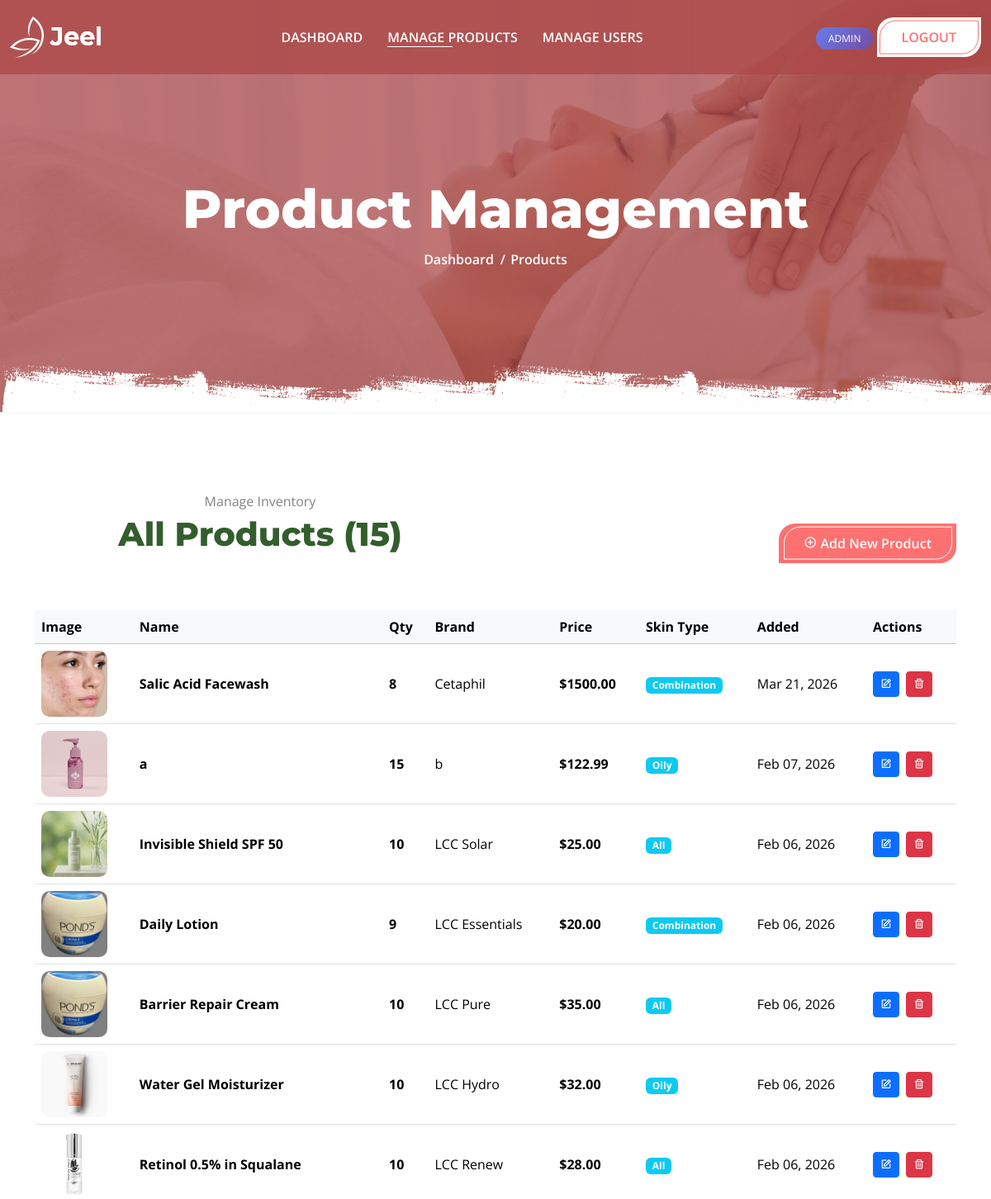
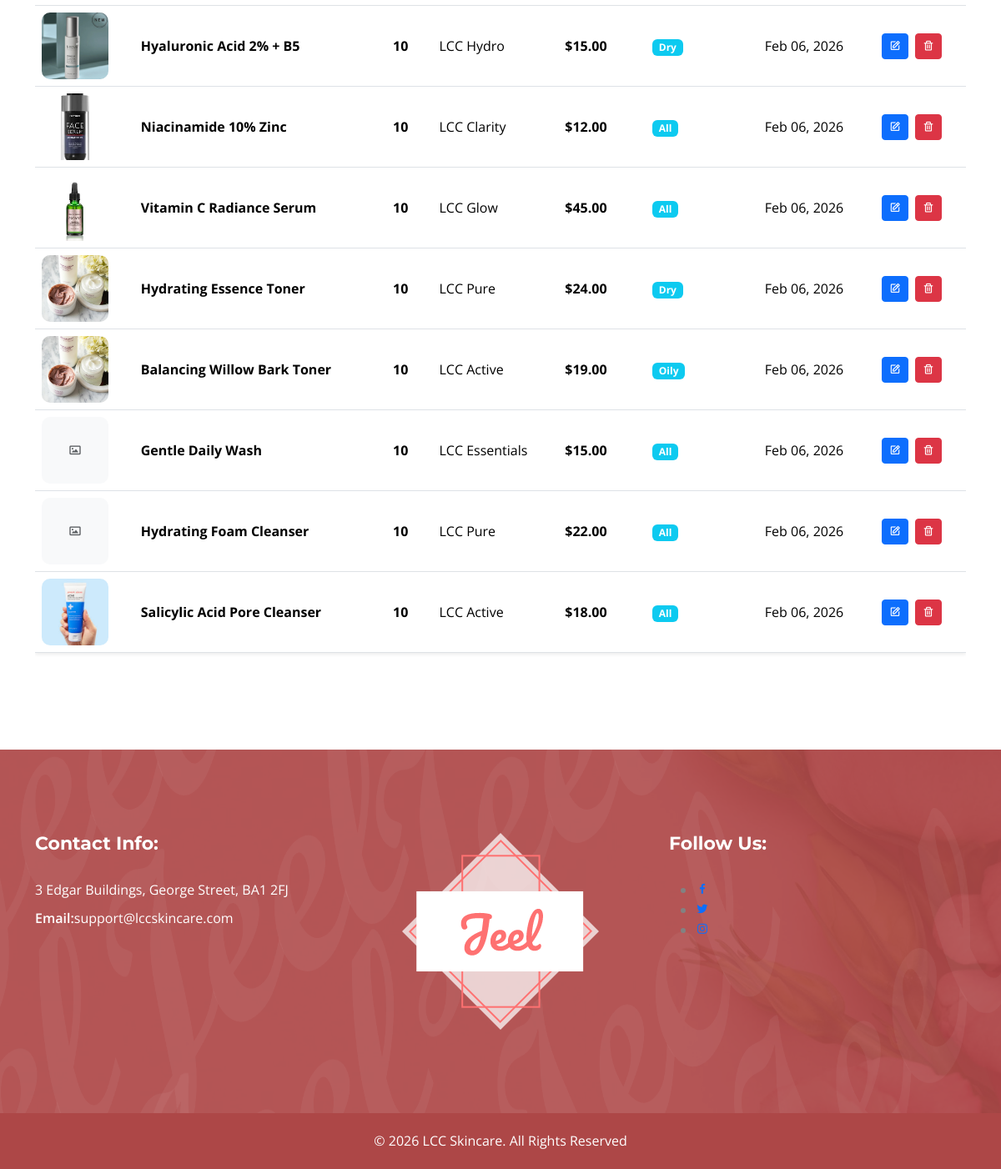
/admin-panel/products/ (signed in), run on the app's committed database (2 pictures, top to bottom).
### app/models.py (models this page shows, shortened)
class Product(models.Model):
    name = models.CharField(max_length=200)
    brand = models.CharField(max_length=100, blank=True)
    price = models.DecimalField(max_digits=10, decimal_places=2)
    image = models.ImageField(upload_to='products/')
    description = models.TextField()
    ingredients = models.ManyToManyField(Ingredient, blank=True)
    skin_type_suitability = models.CharField(max_length=100, help_text="e.g. Oily, Dry, All")
    benefits = models.TextField(help_text="Key benefits of the product")
    created_at = models.DateTimeField(auto_now_add=True)
    qty=models.IntegerField(null=True)

### app/views.py (the view)
# urls.py: path('admin-panel/products/', views.admin_products_list, name='admin_products_list'),
@admin_required
def admin_products_list(request):
    products = Product.objects.all().order_by('-created_at')
    return render(request, 'admin/products_list.html', {'products': products})

### app/views.py (called while the page is built)
def admin_required(view_func):
    @wraps(view_func)
    def wrapper(request, *args, **kwargs):
        if not request.user.is_authenticated:
            messages.error(request, 'Please login to continue.')
            return redirect('sign_in')
        if not request.user.is_staff:
            messages.error(request, 'Access denied. Admin privileges required.')
            return redirect('index')
        return view_func(request, *args, **kwargs)
    return wrapper

### app/templates/admin/products_list.html (shortened to what this page needs)
<!DOCTYPE html>
<html lang="zxx">
{% load static %}
<head>
    <link rel="stylesheet" href="{% static 'assets/css/bootstrap.min.css' %}">
    <link rel="stylesheet" href="{% static 'assets/css/boxicons.min.css' %}">
    <link rel="stylesheet" href="{% static 'assets/css/meanmenu.css' %}">
    <link rel="stylesheet" href="{% static 'assets/css/animate.min.css' %}">
    <link rel="stylesheet" href="{% static 'assets/css/style.css' %}">
    <link rel="stylesheet" href="{% static 'assets/css/responsive.css' %}">
    <link rel="stylesheet" href="{% static 'assets/css/theme-dark.css' %}">
</head>
<body>
    <div class="navbar-area sticky-top">
        <div class="main-nav two">
            <div class="container-fluid">
                <nav class="navbar navbar-expand-md navbar-light">
                    <a class="navbar-brand" href="{% url 'admin_dashboard' %}">
                        <img src="{% static 'assets/images/logo.png' %}" alt="Logo">
                    </a>
                    <div class="collapse navbar-collapse mean-menu">
                        <ul class="navbar-nav">
                            <li class="nav-item"><a href="{% url 'admin_dashboard' %}" class="nav-link">DASHBOARD</a></li>
                            <li class="nav-item"><a href="{% url 'admin_products_list' %}" class="nav-link active">MANAGE PRODUCTS</a></li>
                            <li class="nav-item"><a href="{% url 'admin_users_list' %}" class="nav-link">MANAGE USERS</a></li>
                        </ul>
                        <div class="side-nav two">
                            <span class="admin-badge">ADMIN</span>
                            <a class="common-btn nav-btn" href="{% url 'logout' %}">LOGOUT</a>
                        </div>
                    </div>
                </nav>
            </div>
        </div>
    </div>
    <div class="page-title-wrap">
        <div class="page-title-area title-img-six">
            <div class="title-shape"><img src="{% static 'assets/images/title/title-shape1.png' %}" alt="Shape"></div>
            <div class="d-table">
                <div class="d-table-cell">
                    <div class="title-content">
                        <h2>Product Management</h2>
                        <ul>
                            <li><a href="{% url 'admin_dashboard' %}">Dashboard</a></li>
                            <li><span>Products</span></li>
                        </ul>
                    </div>
                </div>
            </div>
        </div>
    </div>
    <div class="ptb-100">
        <div class="container">
            <div class="row align-items-center mb-4">
                <div class="col-md-6">
                    <div class="section-title two">
                        <span>Manage Inventory</span>
                        <h2>All Products ({{ products.count }})</h2>
                    </div>
                </div>
                <div class="col-md-6 text-end">
                    <a href="{% url 'admin_product_add' %}" class="common-btn">
                        <i class='bx bx-plus-circle'></i> Add New Product
                    </a>
                </div>
            </div>
            {% if products %}
            <div class="table-responsive">
                <table class="table table-hover align-middle shadow-sm bg-white">
                    <thead class="table-light">
                        <tr>
                            <th>Image</th>
                            <th>Name</th>
                            <th>Qty</th>
                            <th>Brand</th>
                            <th>Price</th>
                            <th>Skin Type</th>
                            <th>Added</th>
                            <th>Actions</th>
                        </tr>
                    </thead>
                    <tbody>
                        {% for product in products %}
                        <tr>
                            <td>
                                {% if product.image %}
                                <img src="{{ product.image.url }}" alt="{{ product.name }}" class="product-img-thumb">
                                {% else %}
                                <div class="product-img-thumb bg-light d-flex align-items-center justify-content-center">
                                    <i class='bx bx-image text-muted'></i>
                                </div>
                                {% endif %}
                            </td>
                            <td><strong>{{ product.name }}</strong></td>
                             <td><strong>{{ product.qty }}</strong></td>
                            <td>{{ product.brand|default:"—" }}</td>
                            <td><strong>${{ product.price }}</strong></td>
                            <td><span class="badge bg-info">{{ product.skin_type_suitability|default:"All" }}</span></td>
                            <td>{{ product.created_at|date:"M d, Y" }}</td>
                            <td>
                                <a href="{% url 'admin_product_edit' product.id %}" class="btn btn-sm btn-primary me-1" title="Edit">
                                    <i class='bx bx-edit'></i>
                                </a>
                                <button onclick="confirmDelete('{{ product.name }}', '{% url 'admin_product_delete' product.id %}')"
                                        class="btn btn-sm btn-danger" title="Delete">
                                    <i class='bx bx-trash'></i>
                                </button>
                            </td>
                        </tr>
                        {% endfor %}
                    </tbody>
                </table>
            </div>
            {% endif %}
        </div>
    </div>
    <footer class="footer-area two pt-100 pb-70">
        <div class="container">
            <div class="row justify-content-center">
                <div class="col-sm-6 col-lg-4">
                    <div class="footer-item">
                        <div class="footer-contact">
                            <h3>Contact Info:</h3>
                            <ul class="info">
                                <li><a href="#">3 Edgar Buildings, George Street, BA1 2FJ</a></li>
                                <li><span>Email:</span><a href="mailto:support@lccskincare.com">support@lccskincare.com</a></li>
                            </ul>
                        </div>
                    </div>
                </div>
                <div class="col-sm-6 col-lg-4">
                    <div class="footer-item">
                        <div class="footer-img">
                            <a href="{% url 'index' %}"><img src="{% static 'assets/images/logo-two.png' %}" alt="Footer"></a>
                        </div>
                    </div>
                </div>
                <div class="col-sm-6 col-lg-4">
                    <div class="footer-item">
                        <div class="footer-find">
                            <h3>Follow Us:</h3>
                            <ul>
                                <li><a href="#" target="_blank"><i class="bx bxl-facebook"></i></a></li>
                                <li><a href="#" target="_blank"><i class="bx bxl-twitter"></i></a></li>
                                <li><a href="#" target="_blank"><i class="bx bxl-instagram"></i></a></li>
                            </ul>
                        </div>
                    </div>
                </div>
            </div>
        </div>
    </footer>
    <div class="copyright-area two">
        <div class="container">
            <div class="copyright-item"><p>&copy; 2026 LCC Skincare. All Rights Reserved</p></div>
        </div>
    </div>
</body>
</html>

### app/static/assets/css/meanmenu.css (style rules this page uses)
body { font-family:Oswald,sans-serif;padding:0;margin:0;font-size:15px;background-color:#f1f1f1 }
.main-nav nav .navbar-nav .nav-item .dropdown-menu li .dropdown-menu li a.active,.main-nav nav .navbar-nav .nav-item .dropdown-menu li .dropdown-menu li a:focus,.main-nav nav .navbar-nav .nav-item .dropdown-menu li .dropdown-menu li a:hover,.main-nav nav .navbar-nav .nav-item .dropdown-menu li a.active,.main-nav nav .navbar-nav .nav-item .dropdown-menu li a:focus,.main-nav nav .navbar-nav .nav-item .dropdown-menu li a:hover,.main-nav nav .navbar-nav .nav-item .dropdown-menu li:hover a,.main-nav nav .navbar-nav .nav-item a.active,.main-nav nav .navbar-nav .nav-item a:focus,.main-nav nav .navbar-nav .nav-item a:hover,.main-nav nav .navbar-nav .nav-item:hover a,.mobile-nav.mean-container .mean-nav ul li a.active { color:#ff2d55 }
.main-nav { background:#000;position:absolute;top:0;left:0;padding-top:15px;padding-bottom:15px;width:100%;z-index:999;height:auto }
.navbar-light .navbar-brand,.navbar-light .navbar-brand:hover { color:#fff;font-weight:700;text-transform:uppercase }
.main-nav nav ul { padding:0;margin:0;list-style-type:none }
.main-nav nav .navbar-nav .nav-item { position:relative;padding:15px 0 }
.main-nav nav .navbar-nav .nav-item a { font-weight:500;font-size:16px;text-transform:uppercase;color:#fff;padding:0;margin-left:15px;margin-right:15px }

### app/templates/admin/products_list.html (style rules this page uses)
.product-img-thumb { width: 80px; height: 80px; object-fit: cover; border-radius: 10px; }
.admin-badge { background: linear-gradient(135deg, #667eea 0%, #764ba2 100%); color: white; padding: 5px 15px; border-radius: 20px; font-size: 12px; margin-left: 10px; }

### data on the page
Product: image (picture), name "Salic Acid Facewash", qty "8", brand "Cetaphil", price "1500.00", skin_type_suitability "Combination", created_at "Mar 21, 2026"
Product: image (picture), name "a", qty "15", brand "b", price "122.99", skin_type_suitability "Oily", created_at "Feb 07, 2026"
Product: image (picture), name "Invisible Shield SPF 50", qty "10", brand "LCC Solar", price "25.00", skin_type_suitability "All", created_at "Feb 06, 2026"
Product: image (picture), name "Daily Lotion", qty "9", brand "LCC Essentials", price "20.00", skin_type_suitability "Combination", created_at "Feb 06, 2026"
Product: image (picture), name "Barrier Repair Cream", qty "10", brand "LCC Pure", price "35.00", skin_type_suitability "All", created_at "Feb 06, 2026"
Product: image (picture), name "Water Gel Moisturizer", qty "10", brand "LCC Hydro", price "32.00", skin_type_suitability "Oily", created_at "Feb 06, 2026"
Product: image (picture), name "Retinol 0.5% in Squalane", qty "10", brand "LCC Renew", price "28.00", skin_type_suitability "All", created_at "Feb 06, 2026"
Product: image (picture), name "Hyaluronic Acid 2% + B5", qty "10", brand "LCC Hydro", price "15.00", skin_type_suitability "Dry", created_at "Feb 06, 2026"
Product: image (picture), name "Niacinamide 10% Zinc", qty "10", brand "LCC Clarity", price "12.00", skin_type_suitability "All", created_at "Feb 06, 2026"
Product: image (picture), name "Vitamin C Radiance Serum", qty "10", brand "LCC Glow", price "45.00", skin_type_suitability "All", created_at "Feb 06, 2026"
Product: image (picture), name "Hydrating Essence Toner", qty "10", brand "LCC Pure", price "24.00", skin_type_suitability "Dry", created_at "Feb 06, 2026"
Product: image (picture), name "Balancing Willow Bark Toner", qty "10", brand "LCC Active", price "19.00", skin_type_suitability "Oily", created_at "Feb 06, 2026"
Product: name "Gentle Daily Wash", qty "10", brand "LCC Essentials", price "15.00", skin_type_suitability "All", created_at "Feb 06, 2026"
Product: name "Hydrating Foam Cleanser", qty "10", brand "LCC Pure", price "22.00", skin_type_suitability "All", created_at "Feb 06, 2026"
Product: image (picture), name "Salicylic Acid Pore Cleanser", qty "10", brand "LCC Active", price "18.00", skin_type_suitability "All", created_at "Feb 06, 2026"

### other printed values
{{ products.count }} "15"
